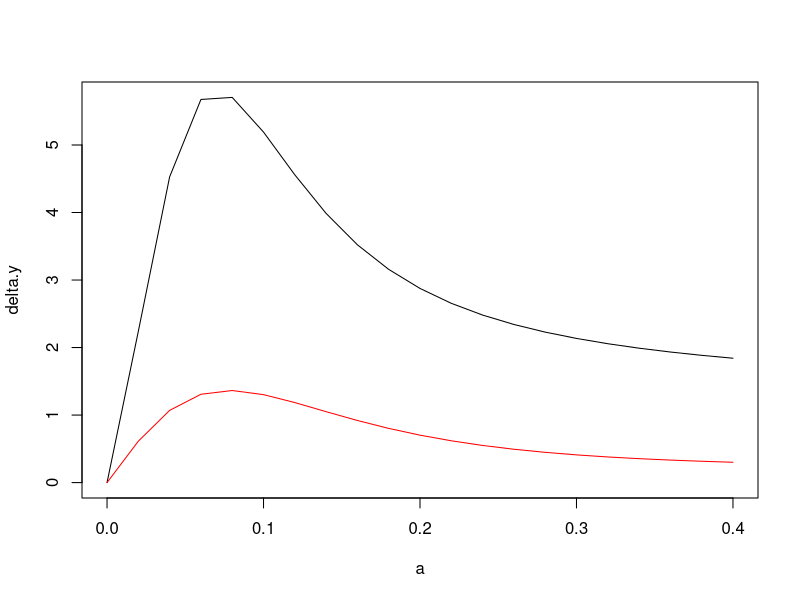
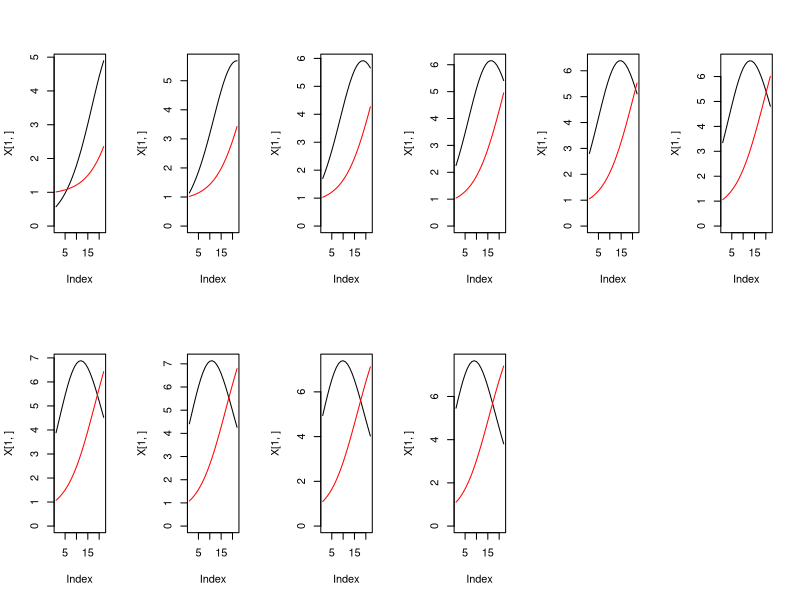
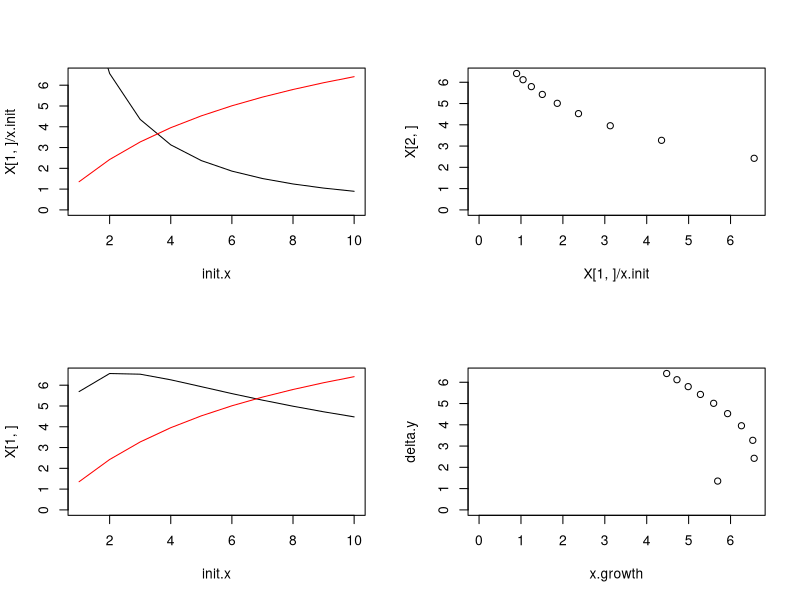

The R source for these figures, in order:
trajectory <- function(x.init, y.init, r, K, q, a, c, m, Tmax){
	
	x <- x.init
	y <- y.init
	
	X <- matrix(NA, 2, Tmax)
	for(t in 1:Tmax){
		x.next <- exp(r*(1 - x/K))*x - (1 - q)*a*max(0, x)*y^(2/3)
		y <- y + c*(1 - q)*a*max(0, x)*y^(2/3) - m
		x <- x.next
		
		X[,t] <- matrix(c(x,y),2,1)
	}	
	plot(X[1,], typ="l", ylim=c(0,max(X)))
	lines(X[2,], col="red")
}
trajectory <- Vectorize(trajectory)

growth <- function(x.init, y.init, r, K, q, a, c, m, Tmax){
	
	x <- x.init
	y <- y.init
	
	for(t in 1:Tmax){
		x.next <- exp(r*(1 - x/K))*x - (1 - q)*a*max(0, x)*y^(2/3)
		# x.next <- exp(r*(1 - x/K))*x - (1 - q)*a*max(0, x)*y
		y <- y + c*(1 - q)*a*max(0, x)*y^(2/3) - m
		x <- x.next
	}	
	
	return(c(x.growth=exp(r*(1 - x/K))*x, delta.y=y - y.init))
}
growth <- Vectorize(growth)

#############################################################
# Calculate the midge growth as a function of their consumption rate

x.init = .5
y.init = 1
r = .2
K = 20
q = 0
c = 0.3
m = .0
Tmax = 22

a.range <- .02*(0:20)
x.init.range <- c(.5, 4)
df <- data.frame(a = rep(a.range, times=length(x.init.range)), x.init=rep(x.init.range, each=length(a.range)))
for(x.init in x.init.range) for(a in a.range){
	X <- growth(x.init = x.init, y.init = y.init, r = r, K = K, q = q, a = a, c = c, m = m, Tmax = Tmax)
	df$x.growth[df$a == a & df$x.init == x.init] <- X[1,1]
	df$delta.y[df$a == a & df$x.init == x.init] <- X[2,1]
}

par(mfrow=c(1,1))
plot(delta.y ~ a, data=df[df$x.init==x.init.range[2],], typ="l")
lines(delta.y ~ a, data=df[df$x.init==x.init.range[1],], col="red")

############################################################
# Calculate the effect of initial algae concentrations

a = .07
x.init = c(.5*(1:10))

# trajectories
par(mfrow=c(2,6))
trajectory(x.init = x.init, y.init = y.init, r = r, K = K, q = q, a = a, c = c, m = m, Tmax = Tmax)

par(mfrow=c(2,2))

X <- growth(x.init = x.init, y.init = y.init, r = r, K = K, q = q, a = a, c = c, m = m, Tmax = Tmax)

plot(X[1,]/x.init, typ="l", ylim=c(0, max(X)), xlab="init.x")
lines(X[2,], col="red")

plot(X[1,]/x.init, X[2,], xlim=c(0,max(X[1,])), ylim=c(0,max(X[2,])))

plot(X[1,], typ="l", xlab="init.x", ylim=c(0,max(X)))
lines(X[2,], col="red")

plot(t(X), xlim=c(0,max(X[1,])), ylim=c(0,max(X[2,])))
